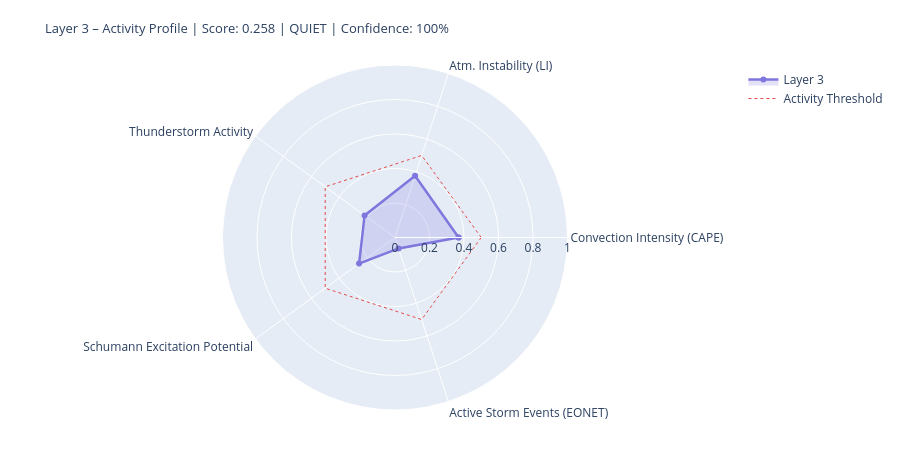

The notebook cell saved with this chart:
### Markdown cell above
---
## 4. State Assessment & Handoff to Layer 4/5

### Code cell
# ============================================================
# LAYER-3-SCORE
# Five dynamic components
# ============================================================

def norm(v, lo, hi):
    if v is None or (isinstance(v, float) and math.isnan(v)): return None
    return round(max(0.0, min(1.0, (v - lo) / (hi - lo))), 4)

# --- 1) Convection intensity (global CAPE mean) ---
cape_mean = df_atm['cape'].dropna().mean() if not df_atm.empty else None
conv_score = norm(cape_mean, 0, 3000)
conv_src   = 'primary' if cape_mean is not None else 'missing'

# --- 2) Atmospheric instability (LI mean) ---
li_mean   = df_atm['li'].dropna().mean() if not df_atm.empty else None
# Negative LI = unstable → higher score
instab_score = norm(-li_mean if li_mean is not None else None, -6, 6)
instab_src   = 'primary' if li_mean is not None else 'missing'

# --- 3) Thunderstorm activity (mean thunder score + WMO count) ---
thunder_mean = df_atm['thunder_score'].mean() if not df_atm.empty else None
n_thunder    = int(df_atm['thunderstorm'].sum()) if not df_atm.empty else 0
thunder_score_val = norm(
    (thunder_mean or 0) * 0.7 + n_thunder * 0.1, 0, 1.0
) if thunder_mean is not None else None
thunder_src = 'primary'

# --- 4) Schumann excitation potential (weighted Schumann contribution) ---
schumann_pot = df_atm['schumann_contribution'].mean() if not df_atm.empty else None
# Boosted by Layer-2 thunderstorm trigger
if schumann_pot is not None and l2_thunder:
    schumann_pot = min(1.0, schumann_pot * 1.2)
schumann_score = norm(schumann_pot, 0, 1.0) if schumann_pot is not None else None
schumann_src   = 'derived'

# --- 5) Storm activity (NASA EONET) ---
# Distinction: None = data not loaded, 0.0 = loaded but no events
storm_score = None
storm_src   = 'missing'
if raw.get('storms') is not None:          # API reached successfully
    storm_score = norm(len(storm_events), 0, 30) if storm_events else 0.0
    storm_src   = 'primary'

# X-Ray and Kp: context only, not in dynamic score
# (X-Ray = Layer-0/4 driver; Kp = geomagnetic index, not a lightning proxy)
xray_context = None
if raw.get('xray'):
    df_xc = pd.DataFrame(raw['xray'])
    fc = next((c for c in df_xc.columns
               if any(k in c.lower() for k in ['flux','long']) and 'time' not in c.lower()),
              df_xc.columns[1])
    df_xc[fc] = pd.to_numeric(df_xc[fc], errors='coerce')
    xray_last = df_xc[fc].dropna().iloc[-1] if not df_xc[fc].dropna().empty else None
    if xray_last:
        xray_class = ('X' if xray_last>=1e-4 else 'M' if xray_last>=1e-5
                      else 'C' if xray_last>=1e-6 else 'B')
        xray_context = {'flux': float(xray_last), 'class': xray_class}
        print(f'X-Ray context: {xray_class}-class ({xray_last:.2e} W/m²)')

# --- Aggregate ---
COMPONENTS = {
    'Convection Intensity (CAPE)':  {'score': conv_score,       'source': conv_src,    'dynamic': True},
    'Atm. Instability (LI)':         {'score': instab_score,     'source': instab_src,  'dynamic': True},
    'Thunderstorm Activity':              {'score': thunder_score_val, 'source': thunder_src, 'dynamic': True},
    'Schumann Excitation Potential':   {'score': schumann_score,   'source': schumann_src,'dynamic': True},
    'Active Storm Events (EONET)': {'score': storm_score,      'source': storm_src,   'dynamic': True},
}

available   = {k: v['score'] for k, v in COMPONENTS.items() if v['score'] is not None}
unavailable = [k for k, v in COMPONENTS.items() if v['score'] is None]
layer3_score = round(sum(available.values()) / len(available), 4) if available else None
confidence   = round(len(available) / len(COMPONENTS), 2)
level = ('unknown' if layer3_score is None
         else 'quiet'   if layer3_score < 0.3
         else 'moderate' if layer3_score < 0.6
         else 'active')
dominant_l3 = max(available, key=available.get) if available else 'none'

# --- Ausgabe ---
W = 68
print('=' * W)
print('LAYER 3 – ATMOSPHERE / WEATHER / THUNDERSTORMS – STATE ASSESSMENT')
print('=' * W)
for name, comp in COMPONENTS.items():
    s = comp['score']
    if s is not None:
        bar = '█' * int(s * 20) + '░' * (20 - int(s * 20))
        print(f'  {name:<36} {bar}  {s:.3f}  [{comp["source"]}]')
    else:
        print(f'  {name:<36} {"─" * 20}  n/a   [missing]')
print('-' * W)
print(f'  Score:        {layer3_score:.3f}  ({len(available)}/{len(COMPONENTS)} components)')
print(f'  Confidence:   {confidence:.0%}')
print(f'  Level:        {level.upper()}')
print(f'  Dominant:     {dominant_l3}')
print(f'  CAPE mean:    {cape_mean:.0f} J/kg' if cape_mean else '  CAPE mean:    n/a')
print(f'  LI mean:      {li_mean:.1f} K' if li_mean is not None else '  LI mean:      n/a')
print(f'  Thunderstorms:{n_thunder} points (WMO)  +  {len(storm_events)} NASA EONET')
print('=' * W)

# Radar
cats   = list(available.keys())
vals_r = list(available.values())
if len(cats) >= 3:
    fig = go.Figure()
    fig.add_trace(go.Scatterpolar(
        r=vals_r + [vals_r[0]], theta=cats + [cats[0]],
        fill='toself', fillcolor='rgba(127,119,221,0.22)',
        line=dict(color='#7F77DD', width=2.5), name='Layer 3'
    ))
    fig.add_trace(go.Scatterpolar(
        r=[0.5] * (len(cats)+1), theta=cats + [cats[0]],
        line=dict(color='#E24B4A', dash='dot', width=1),
        mode='lines', name='Activity Threshold'
    ))
    fig.update_layout(
        title=dict(
            text=f'Layer 3 – Activity Profile | Score: {layer3_score:.3f} | {level.upper()} | Confidence: {confidence:.0%}',
            font=dict(size=13)
        ),
        polar=dict(radialaxis=dict(visible=True, range=[0, 1])),
        height=450, showlegend=True,
        margin=dict(l=60, r=60, t=65, b=40)
    )
    fig.show()

### Figure 1 — Plotly figure (JSON) as saved in the notebook; plotly's stock layout.template omitted (floating-point values rounded to 4 significant figures)
{"data": [{"fill": "toself", "fillcolor": "rgba(127,119,221,0.22)", "line": {"color": "#7F77DD", "width": 2.5}, "name": "Layer 3", "r": [0.3687, 0.3767, 0.218, 0.2574, 0.0667, 0.3687], "theta": ["Convection Intensity (CAPE)", "Atm. Instability (LI)", "Thunderstorm Activity", "Schumann Excitation Potential", "Active Storm Events (EONET)", "Convection Intensity (CAPE)"], "type": "scatterpolar"}, {"line": {"color": "#E24B4A", "dash": "dot", "width": 1}, "mode": "lines", "name": "Activity Threshold", "r": [0.5, 0.5, 0.5, 0.5, 0.5, 0.5], "theta": ["Convection Intensity (CAPE)", "Atm. Instability (LI)", "Thunderstorm Activity", "Schumann Excitation Potential", "Active Storm Events (EONET)", "Convection Intensity (CAPE)"], "type": "scatterpolar"}], "layout": {"height": 450, "margin": {"b": 40, "l": 60, "r": 60, "t": 65}, "polar": {"radialaxis": {"range": [0, 1], "visible": true}}, "showlegend": true, "title": {"font": {"size": 13}, "text": "Layer 3 – Activity Profile | Score: 0.258 | QUIET | Confidence: 100%"}}}
